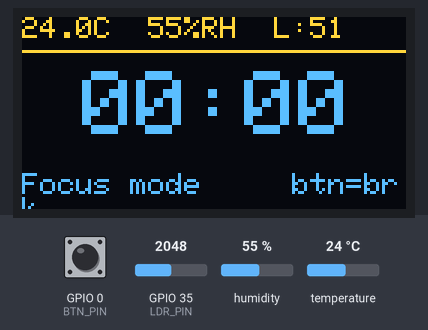
Bench run of a sketch on a simulated ESP32. Parts: 128×64 one-colour display. Inputs (shaded band) come from the test bench; at power-on: GPIO 0 (BTN_PIN) HIGH, humidity 55 %, GPIO 35 (LDR_PIN) = 2048, temperature 24 °C. The OLED is the two-colour kind (top 16 rows yellow); WiFi joins after 1.5 s; servers stay silent unless stated; uploads are accepted with an empty reply; what the sketch prints to the serial monitor is not drawn.

Above: at 2.8 s.
2.9 s: GPIO 0 (BTN_PIN) pulled LOW for 3.2 s
At 4.3 s:
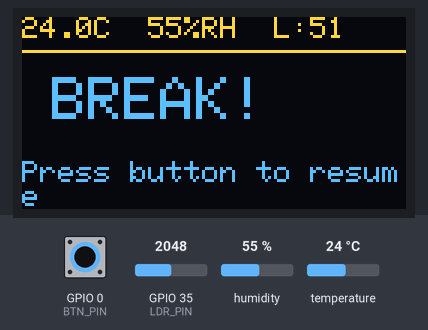
7.7 s: humidity set to 22 %
At 10.0 s:
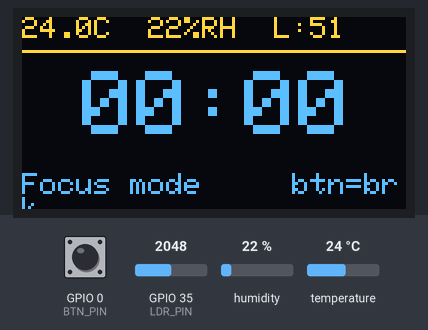
10.3 s: GPIO 35 (LDR_PIN) set to 2866
At 11.6 s:
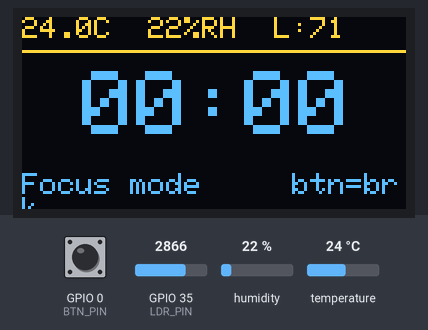
11.9 s: temperature set to 12 °C
At 14.1 s:
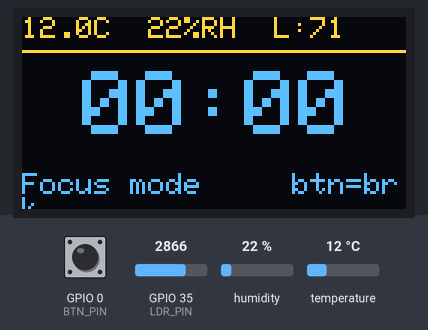
14.8 s: GPIO 0 (BTN_PIN) pulled LOW for 0.65 s
At 16.5 s:
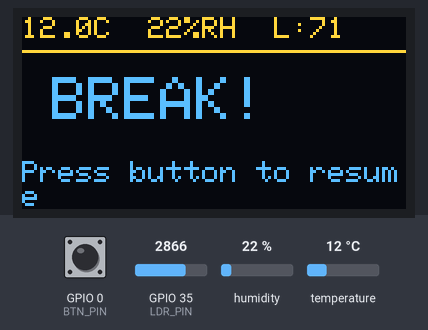
16.9 s: GPIO 35 (LDR_PIN) set to 3603
At 18.5 s:
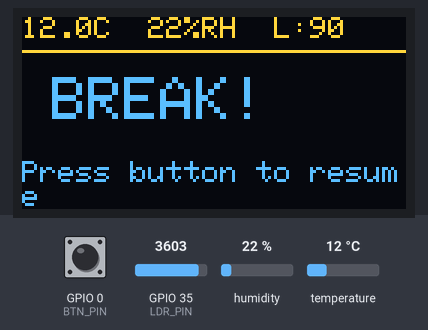
Timing chart, 0 to 19.8 s (numbered marks = the images above; inputs shaded):
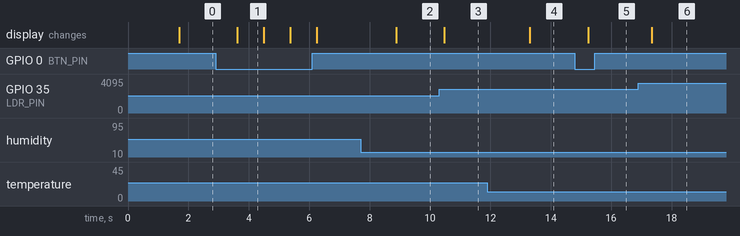

Measured:
- after the input at 2.9 s, the display: changes after 0.72 s (image 1)
- after the input at 7.7 s, the display: changes after 1.2 s (image 2)
- after the input at 10.3 s, the display: changes after 0.17 s (image 3)
- after the input at 11.9 s, the display: changes after 1.4 s (image 4)
- after the input at 14.8 s, the display: changes after 0.43 s (image 5)
- after the input at 16.9 s, the display: changes after 0.44 s (image 6)
- what the display in image 1 shows lasts 0.9 s, from 3.6 s to 4.5 s

The sketch:

deskbuddy.ino
```cpp
/*
  DeskBuddy — Desk Companion
  ESP32 with SSD1306 OLED, DHT22, LDR, and a button.

  WIRING:
    SSD1306 OLED (I2C, 128x64):
      VCC -> 3.3V, GND -> GND
      SDA -> GPIO 21, SCL -> GPIO 22
    DHT22:
      DATA -> GPIO 4 (10k pullup to 3.3V), VCC -> 3.3V, GND -> GND
    LDR (light sensor):
      Voltage divider: LDR from 3.3V to GPIO35, 10kΩ from GPIO35 to GND
    Break button:
      One leg -> GPIO 0, other leg -> GND (uses INPUT_PULLUP)

  LIBRARIES (Arduino IDE > Manage Libraries):
    - "Adafruit SSD1306" by Adafruit
    - "Adafruit GFX Library" by Adafruit
    - "DHT sensor library" by Adafruit
*/

#include <WiFi.h>
#include <HTTPClient.h>
#include <Wire.h>
#include <Adafruit_GFX.h>
#include <Adafruit_SSD1306.h>
#include <DHT.h>

const char* WIFI_SSID = "YOUR_WIFI_NAME";
const char* WIFI_PASSWORD = "YOUR_WIFI_PASSWORD";
const char* SERVER_URL = "http://192.168.1.100:5000/api/ingest";

#define OLED_WIDTH 128
#define OLED_HEIGHT 64
#define OLED_RESET -1
Adafruit_SSD1306 display(OLED_WIDTH, OLED_HEIGHT, &Wire, OLED_RESET);

#define DHT_PIN 4
#define DHT_TYPE DHT22
DHT dht(DHT_PIN, DHT_TYPE);

#define LDR_PIN 35
#define BTN_PIN 0
#define BREAK_INTERVAL_MIN 25  // Pomodoro-style

unsigned long lastBreakTime = 0;
unsigned long sessionStart = 0;
bool breakMode = false;

const char* getBreakMessage(int minutesWorked) {
  if (minutesWorked < 25) return "Focus mode";
  if (minutesWorked < 30) return "Break soon!";
  if (minutesWorked < 45) return "Take a break";
  return "REST NOW!";
}

void updateDisplay(float temp, float hum, int light, int minWorked) {
  display.clearDisplay();
  display.setTextColor(SSD1306_WHITE);

  // Line 1: temp + humidity
  display.setTextSize(1);
  display.setCursor(0, 0);
  display.printf("%.1fC  %.0f%%RH  L:%d", temp, hum, light / 40);

  // Separator
  display.drawLine(0, 11, 127, 11, SSD1306_WHITE);

  if (breakMode) {
    // Break screen
    display.setTextSize(2);
    display.setCursor(10, 20);
    display.print("BREAK!");
    display.setTextSize(1);
    display.setCursor(0, 48);
    display.print("Press button to resume");
  } else {
    // Work screen — big timer
    display.setTextSize(3);
    display.setCursor(20, 18);
    display.printf("%02d:%02d", minWorked, 0);
    display.setTextSize(1);
    display.setCursor(0, 52);
    display.print(getBreakMessage(minWorked));
    display.setCursor(90, 52);
    display.printf("btn=brk");
  }

  display.display();
}

void setup() {
  Serial.begin(115200);
  dht.begin();
  pinMode(BTN_PIN, INPUT_PULLUP);

  if (!display.begin(SSD1306_SWITCHCAPVCC, 0x3C)) {
    Serial.println("OLED init failed");
  }
  display.clearDisplay();
  display.setTextColor(SSD1306_WHITE);
  display.setTextSize(1);
  display.setCursor(0, 20);
  display.println("  DeskBuddy booting...");
  display.display();

  WiFi.begin(WIFI_SSID, WIFI_PASSWORD);
  lastBreakTime = millis();
  sessionStart = millis();

  while (WiFi.status() != WL_CONNECTED) { delay(200); }
  Serial.println("DeskBuddy online: " + WiFi.localIP().toString());
}

unsigned long lastPost = 0;
void loop() {
  // Button: toggle break mode
  if (digitalRead(BTN_PIN) == LOW) {
    delay(50);  // debounce
    if (digitalRead(BTN_PIN) == LOW) {
      breakMode = !breakMode;
      if (!breakMode) {
        lastBreakTime = millis();
        sessionStart = millis();
      }
      delay(300);
    }
  }

  float temperature = dht.readTemperature();
  float humidity = dht.readHumidity();
  int light = analogRead(LDR_PIN);

  unsigned long elapsed = (millis() - sessionStart) / 60000;
  updateDisplay(isnan(temperature) ? 0 : temperature, isnan(humidity) ? 0 : humidity, light, elapsed);

  // POST to dashboard every 10s
  if (millis() - lastPost > 10000 && WiFi.status() == WL_CONNECTED) {
    lastPost = millis();
    HTTPClient http;
    http.begin(SERVER_URL);
    http.addHeader("Content-Type", "application/json");
    String payload = "{";
    payload += "\"temperature\":" + String(isnan(temperature) ? 0 : temperature, 1) + ",";
    payload += "\"humidity\":" + String(isnan(humidity) ? 0 : humidity, 1) + ",";
    payload += "\"light\":" + String(light) + ",";
    payload += "\"minutes_worked\":" + String(elapsed) + ",";
    payload += "\"break_mode\":" + String(breakMode ? "true" : "false");
    payload += "}";
    http.POST(payload);
    http.end();
  }

  delay(500);
}
```
